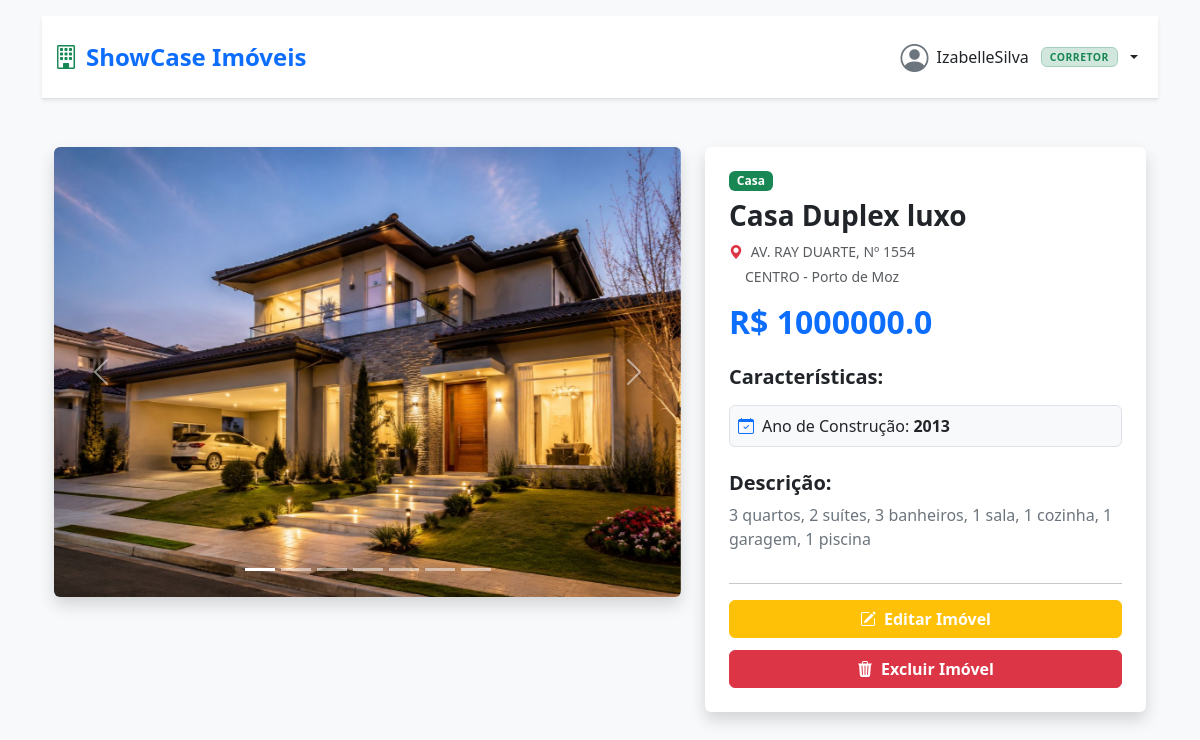
The page /vitrine/detalhes_imovel/7/ (signed in) on the database its author committed.
### vitrine/models.py (models this page shows, shortened)
class ImagemImovel(models.Model):
    imovel = models.ForeignKey(Imovel, on_delete=models.CASCADE, related_name="imagens")
    imagem = models.ImageField(upload_to="media/img")

class Imovel(models.Model):
    corretor = models.ForeignKey(User, on_delete=models.CASCADE, verbose_name="Corretor Responsável")
    titulo = models.CharField(max_length=100)
    descricao = models.TextField()
    tipo_Imovel = models.CharField(max_length=50)
    ano_construcao = models.IntegerField()
    preco = models.FloatField()
    logradouro = models.CharField(max_length=100, verbose_name="Rua/Avenida")
    numero = models.CharField(max_length=10, verbose_name="Número")
    bairro = models.CharField(max_length=100, verbose_name="Bairro")
    cidade = models.CharField(max_length=100, verbose_name="Cidade")
    imagem_principal = models.ImageField(upload_to="media/img")

### vitrine/views.py (the view)
# urls.py: path('/detalhes_imovel/<int:id>/', detalhes_imovel, name='detalhes_imovel'),
def detalhes_imovel(request, id):
    imovel = get_object_or_404(Imovel, id=id)
    fotos_adicionais = imovel.imagens.all()
    dados_para_a_tela = {
        'imovel': imovel,
        'fotos': fotos_adicionais
    }
    return render(request, 'detalhes_imovel.html', dados_para_a_tela)

### template/detalhes_imovel.html (shortened to what this page needs)
{% extends 'base.html' %}
{% load static %}
{%block content%}
<div class="container my-5">
    <div class="row g-4">
        <div class="col-md-7">
            <div id="carrosselImovel" class="carousel slide shadow rounded overflow-hidden" data-bs-ride="carousel">
                {% if fotos %}
                <div class="carousel-indicators">
                    <button type="button" data-bs-target="#carrosselImovel" data-bs-slide-to="0" class="active"
                            aria-current="true" aria-label="Slide 1"></button>
                    {% for foto in fotos %}
                    <button type="button" data-bs-target="#carrosselImovel" data-bs-slide-to="{{ forloop.counter }}"
                            aria-label="Slide {{ forloop.counter|add:1 }}"></button>
                    {% endfor %}
                </div>
                {% endif %}
                <div class="carousel-inner">
                    <div class="carousel-item active">
                        <img src="{{ imovel.imagem_principal.url }}" class="d-block w-100 img-carrossel-detalhe"
                             alt="Imagem Principal">
                    </div>
                </div>
                {% if fotos %}
                <button class="carousel-control-prev" type="button" data-bs-target="#carrosselImovel"
                        data-bs-slide="prev">
                    <span class="carousel-control-prev-icon" aria-hidden="true"></span>
                </button>
                <button class="carousel-control-next" type="button" data-bs-target="#carrosselImovel"
                        data-bs-slide="next">
                    <span class="carousel-control-next-icon" aria-hidden="true"></span>
                </button>
                {% endif %}
            </div>
        </div>
        <div class="col-md-5">
            <div class="card h-100 shadow border-0 p-4">
                <span class="badge bg-success mb-2 align-self-start">{{ imovel.tipo_Imovel }}</span>
                <h1 class="h3 fw-bold text-dark">{{ imovel.titulo }}</h1>
                <p class="text-muted small mb-1">
                    <i class="bi bi-geo-alt-fill me-1 text-danger"></i>
                    {{ imovel.logradouro }}, Nº {{ imovel.numero }}
                </p>
                <p class="text-muted small mb-3 ps-3">
                    {{ imovel.bairro }} - {{ imovel.cidade }}
                </p>
                <h2 class="text-primary fw-bold mb-4">R$ {{ imovel.preco }}</h2>
                <h5 class="fw-bold mb-3">Características:</h5>
                <div class="row g-3 mb-4">
                    <div class="col-12">
                        <div class="p-2 border rounded bg-light">
                            <i class="bi bi-calendar-check me-2 text-primary"></i>Ano de Construção: <strong> {{ imovel.ano_construcao }} </strong>
                        </div>
                    </div>
                </div>
                <h5 class="fw-bold mb-2">Descrição:</h5>
                <p class="text-secondary flex-grow-1">{{ imovel.descricao }}</p>
                <hr>
                <div class="mt-auto">
                    {% if user == imovel.corretor %}
                    <div class="d-grid gap-2">
                        <a href="{% url 'editar_imovel' imovel.id %}" class="btn btn-warning fw-bold text-white mb-1">
                            <i class="bi bi-pencil-square me-2"></i>Editar Imóvel
                        </a>
                        <form action="{% url 'excluir_imovel' imovel.id %}" method="POST"
                              onsubmit="return confirm('Tem certeza que deseja excluir este imóvel definitivamente?');">
                            <button type="submit" class="btn btn-danger fw-bold w-100">
                                <i class="bi bi-trash3-fill me-2"></i>Excluir Imóvel
                            </button>
                        </form>
                    </div>
                    {% endif %}
                </div>
            </div>
        </div>
    </div>
</div>
{% endblock %}

### template/base.html (shortened to what this page needs)
{% load static %}
<!DOCTYPE html>
<html lang="pt-br">
<head>
    <link href="https://cdn.jsdelivr.net/npm/bootstrap@5.3.8/dist/css/bootstrap.min.css" rel="stylesheet"
>
    <link rel="stylesheet" href="https://cdn.jsdelivr.net/npm/bootstrap-icons@1.11.3/font/bootstrap-icons.min.css">
    <link rel="stylesheet" href="{% static 'css/style.css' %}">
</head>
<body class="bg-light">
<div class="container mt-3">
    {% if user.is_authenticated %}
    <nav class="navbar navbar-expand-lg navbar-light bg-white shadow-sm border-bottom py-3">
        <div class="container-fluid">
            <a class="navbar-brand fw-bold text-primary fs-4 d-flex align-items-center gap-2"
               href="{% url 'pagina_inicial' %}">
                <i class="bi bi-building text-success"></i>
                <span>ShowCase Imóveis</span>
            </a>
            <div class="collapse navbar-collapse" id="conteudoNavbar">
                <div class="navbar-nav ms-auto align-items-lg-center mt-2 mt-lg-0">
                    <div class="dropdown">
                        <button class="d-flex align-items-center gap-2 border-0 bg-transparent text-decoration-none dropdown-toggle link-dark fw-medium py-1 px-2 rounded-3 hover-bg w-100 text-start"
                                type="button" id="dropdownPerfil" data-bs-toggle="dropdown" aria-expanded="false">
                            <i class="bi bi-person-circle fs-3 text-secondary"></i>
                            <span class="d-none d-sm-inline">{{ user.username }}</span>
                            {% if user.perfil_corretor %}
                            <span class="badge bg-success-subtle text-success border border-success-subtle text-uppercase px-2 py-1 ms-1 navbar-badge-perfil">Corretor</span>
                            {% else %}
                            <span class="badge bg-info-subtle text-info border border-info-subtle text-uppercase px-2 py-1 ms-1 navbar-badge-perfil">Cliente</span>
                            {% endif %}
                        </button>
                    </div>
                </div>
            </div>
        </div>
    </nav>
    {% endif %}
    <main>
        {% block content%}
        {% endblock %}
    </main>
</div>
</body>
</html>

### static/css/style.css (style rules this page uses)
.navbar-badge-perfil { font-size: 0.65rem; letter-spacing: 0.5px; }
.navbar .hover-bg { transition: background-color 0.2s ease; }
.img-carrossel-detalhe { height: 450px; object-fit: cover; }

### rows shown on the page
Imovel: imagem_principal (picture), tipo_Imovel "Casa", titulo "Casa Duplex luxo", logradouro "AV. RAY DUARTE", numero "1554", bairro "CENTRO", cidade "Porto de Moz", preco "1000000.0", ano_construcao "2013", descricao "3 quartos, 2 suítes, 3 banheiros, 1 sala, 1 cozinha, 1 garagem, 1 piscina"

### other values the page prints
{{ user.username }} "IzabelleSilva"
